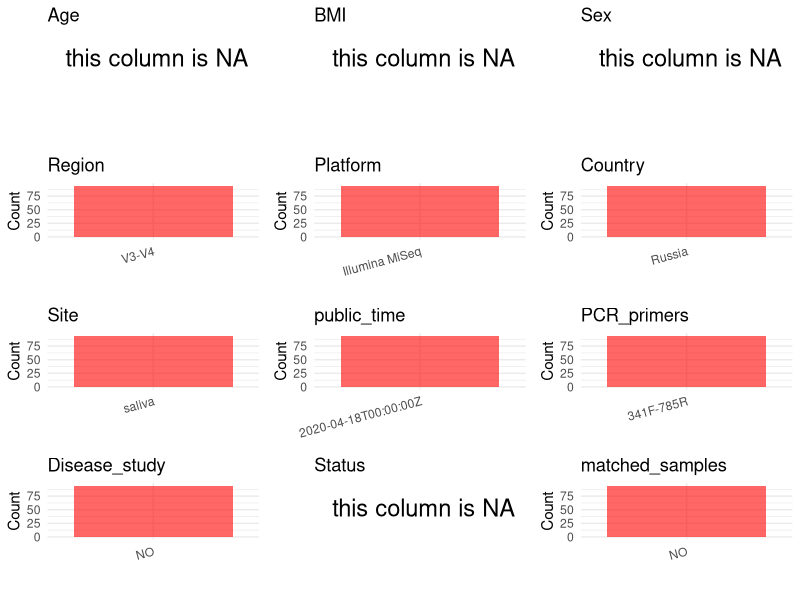

R code for this plot: (Note: this script raises an error after producing the figure.)
## ---- chunk 1
# Load necessary libraries
library(dplyr)
library(ggplot2)
library(cowplot)

# Set working directory (update this path to your local directory)
setwd("D:/studylearning/董彪师兄项目/任务/修改20250922/PRJEB36081")

# Read the initial metadata files
initial_meta<-read.csv("SraRunTable.csv",header = T)

# Display the first few rows of the metadata
head(initial_meta)
## ---- chunk 2
# Create a uniform metadata dataframe
metadata <- data.frame(
  BioProject = initial_meta$BioProject,
  Run = initial_meta$Run,
  sample_name = initial_meta$Sample_name,
  Age = NA,
  BMI = NA,
  Sex=  NA,
  Region = "V3-V4",
  Platform = initial_meta$Instrument,
  Country = initial_meta$geo_loc_name_country,
  Site = initial_meta$environment_.material.,
  public_time = initial_meta$ReleaseDate,
  stringsAsFactors = FALSE
)
## ---- chunk 3
# Add information obtained from the publication
metadata$PCR_primers <- "341F-785R"  # Update based on the publication
metadata$title <- "Defining the resilience of the human salivary microbiota by a 520-day longitudinal study in a confined environment: the Mars500 mission"
metadata$Disease_study <- "NO"
metadata$Status <- NA_character_
metadata <- metadata %>%
  mutate(Site = case_when(
    grepl("saliva material", Site) ~ "saliva"
  ))

# Check initial data distribution
cat("Initial sample distribution:\n")
table(metadata$sample_name)
table(metadata$Site)

# Calculate sampling frequency per subject
sample_counts <- table(metadata$sample_name)
cat("\nNumber of samples per subject:\n")
print(sample_counts)

# Create matched_samples column
metadata$matched_samples <- ifelse(metadata$sample_name %in% names(sample_counts[sample_counts >= 2]), "YES", "NO")

cat("\nMatched samples distribution:\n")
table(metadata$matched_samples)

# Identify samples for removal: single samples excluding saliva
single_samples <- names(sample_counts[sample_counts == 1])
samples_to_remove <- metadata$sample_name %in% single_samples & !(metadata$Site %in% c("saliva"))

cat("\nNumber of samples to be removed:", sum(samples_to_remove), "\n")

# Remove identified samples
metadata_clean <- metadata[!samples_to_remove, ]

cat("\nFinal sample distribution after cleaning:\n")
table(metadata_clean$sample_name)
table(metadata_clean$Site)
table(metadata_clean$matched_samples)

# Use cleaned dataset for subsequent analysis
metadata <- metadata_clean
## ---- chunk 4
# Check the number of unique runs and sample names
print(paste("Number of unique runs:", length(unique(metadata$Run))))
print(paste("Number of unique sample names:", length(unique(metadata$sample_name))))
## ---- chunk 5
# Select columns for visualization
plot_data <- metadata %>%
  select(-BioProject, -Run, -sample_name, -title)

# Function to create simple plots for each column
create_simple_plots <- function(data) {
  plots <- list()
  
  for (col in colnames(data)) {
    # Check if the column is all NA
    if (all(is.na(data[[col]]))) {
      # Create an empty plot with text indicating all NA
      p <- ggplot() +
        annotate("text", x = 0.5, y = 0.5, label = "this column is NA", size = 6) +
        labs(title = col) +
        theme_void()
    } else if (is.numeric(data[[col]])) {
      # Numeric variable: histogram
      p <- ggplot(data, aes(x = .data[[col]])) +
        geom_histogram(fill = "blue", alpha = 0.6, bins = 20, na.rm = TRUE) +
        labs(title = col) +
        theme_minimal()
    } else {
      # Categorical variable: bar plot (remove NA values)
      count_data <- as.data.frame(table(data[[col]], useNA = "ifany"))
      p <- ggplot(count_data, aes(x = reorder(Var1, -Freq), y = Freq)) +
        geom_col(fill = "red", alpha = 0.6) +
        labs(title = col, x = NULL, y = "Count") +
        theme_minimal() +
        theme(axis.text.x = element_text(angle = 15, hjust = 1))
    }
    plots[[col]] <- p
  }
  
  return(plots)
}

# Generate and arrange plots
plots <- create_simple_plots(plot_data)
p<-plot_grid(plots$Age, 
          plots$BMI, 
          plots$Sex, 
          plots$Region, 
          plots$Platform, 
          plots$Country, 
          plots$Site,
          plots$public_time, 
          plots$PCR_primers,
          plots$Disease_study,
          plots$Status,
          plots$matched_samples,# add 
          ncol = 3, align = "hv", axis = "lb")
ggsave("Metadata_Summary.png", plot = p, width = 8, height = 6, dpi = 150, bg = "white")
## ---- chunk 6
knitr::include_graphics("Metadata_Summary.png")
## ---- chunk 7
# Reorder columns to match the desired format
metadata <- metadata[, c(
  "BioProject", "Run", "sample_name", "Age", "BMI", "Sex", 
  "Region", "Platform", "Country", "Site", "public_time", 
  "PCR_primers", "title", "Disease_study", "Status","matched_samples"
)]

# Export the uniform metadata to a CSV file
write.csv(metadata, file = "metadata.csv", quote = FALSE)
head(metadata)
